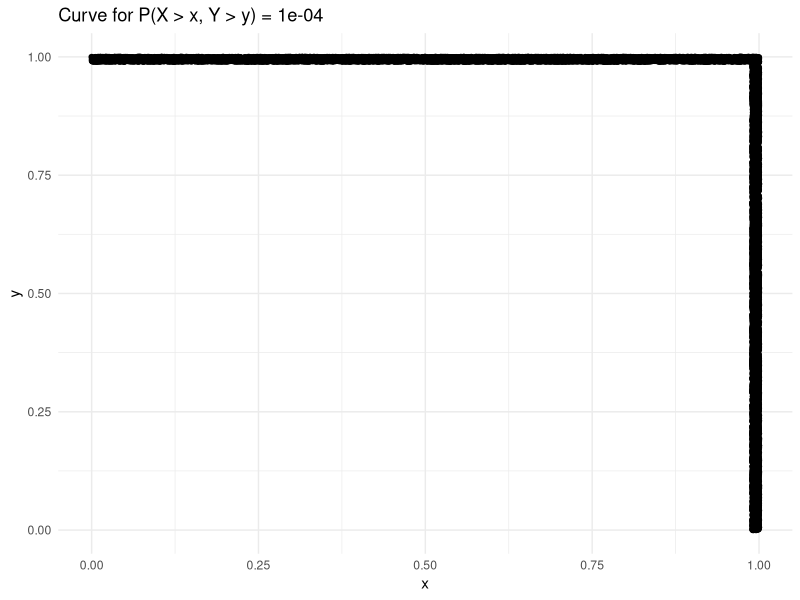

Reproduce this figure in R.
compute_y <- function(x, epsilon) {
  # Compute the CDF of the standard normal for x
  phi_x <- pnorm(x)
  # Calculate the corresponding y using the inverse CDF (qnorm)
  y <- qnorm(1 - epsilon / (1 - phi_x))
  return(y)
}
compute_y_uniform <- function(x, epsilon) {
  # Ensure x is within [0, 1) to avoid division by zero
  if (x >= 1) stop("x must be less than 1")

  # Compute the corresponding y
  y <- 1 - epsilon / (1 - x)

  return(y)
}
ineq <- function(n,eps, delta) {
    return(log((n * (n-1) + 2*n + 2)/2) + n * log(1 - eps) > log(delta))
}

ineq2 <- function(n,eps,delta) {
    return((n < 2/eps*(log(2/delta) + 2*log(2*n))))
}

ineq3 <- function(n,eps,delta){
    return(n < (2/eps*(log(1/eps)+2*log(log(1/eps)) +3)))
}

complexity_orig <- function(eps,delta){
    return(16/eps*log(16/eps) + 2/eps*(2/delta))
}


complexity <- function(eps,delta) {
    n <- 0
    increment <- 10^9
    while(increment >= 1){
        n <- n + ifelse(ineq2(n + increment, eps, delta),increment,0)
        print(increment)
        increment <- as.integer(increment / 2)
    }
    return(n)
}
# Set the value of epsilon
epsilon <- 0.0001  # Change this value if needed

# Generate a sequence of x values (e.g., from -3 to 3)
x_values <- seq(0, 0.9999, by = 0.00001)

# Compute the corresponding y values for each x
y_values <- sapply(x_values, compute_y_uniform, epsilon = epsilon)

# Create a data frame for plotting
data <- data.frame(x = x_values, y = y_values)
n <- 1*complexity(epsilon,0.5)
library(ggplot2)
library(dplyr)
bre <- runif(n)
sigmoid <- function(x){1/(1+exp(-x))}
sample <- data.frame(x= bre , y = runif(n))
sample <- sample %>% filter((x > 0.99) | (y > 0.99))
# sample <- sample
ggplot(data, aes(x = x, y = y)) +
  geom_line(color = "blue", size = 1) +
  labs(title = paste("Curve for P(X > x, Y > y) =", epsilon),
       x = "x",
       y = "y") +
  theme_minimal() + geom_point(data = sample, aes(x=x,y=y))